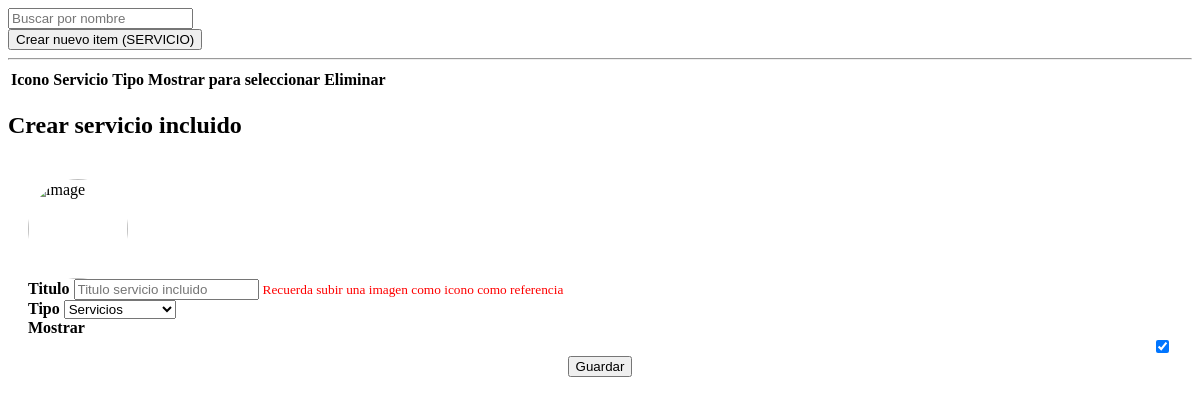
The page /admin/pages/gestionar_servicios_incluidos.php on the database as committed earlier.
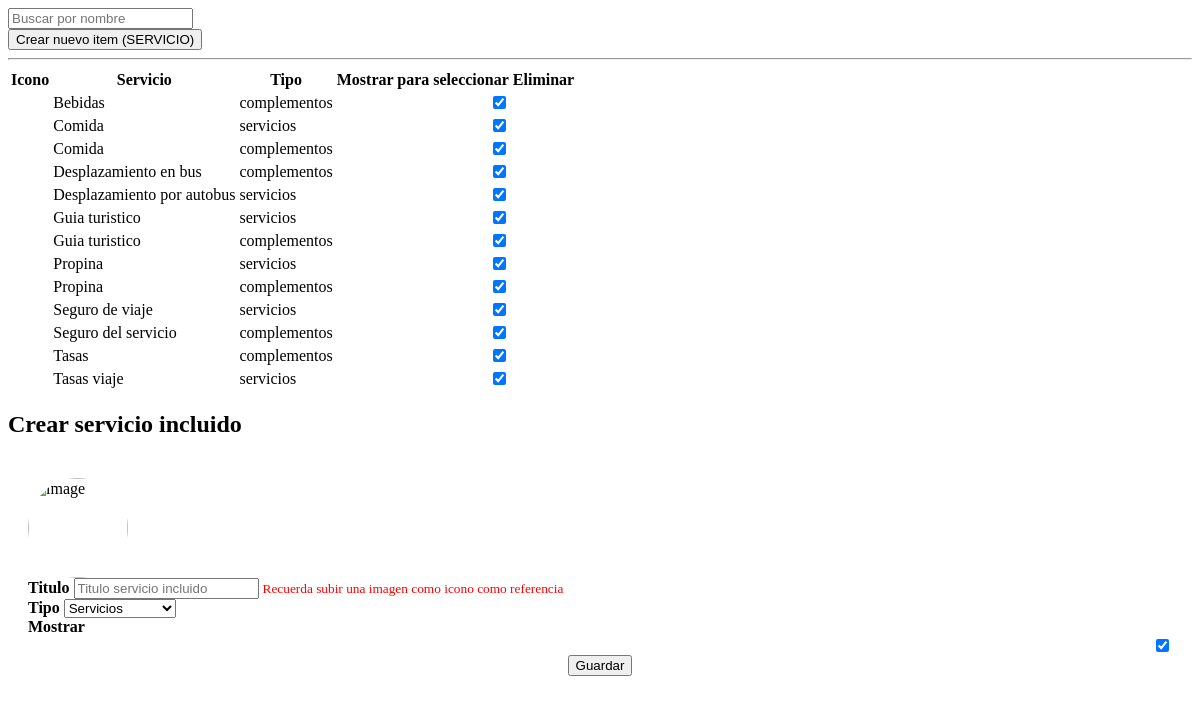
The same page on the database as committed later.
### tables this page shows
CREATE TABLE IF NOT EXISTS `tabla_incluidos` (
  `id` int(11) NOT NULL AUTO_INCREMENT,
  `nombre` varchar(255) DEFAULT NULL,
  `tipo` varchar(100) DEFAULT NULL,
  `url_icono` varchar(255) DEFAULT NULL,
  `mostrar_para_seleccionar` int(11) DEFAULT NULL,
  `created_at` datetime DEFAULT current_timestamp(),
  PRIMARY KEY (`id`)
);

### admin/pages/gestionar_servicios_incluidos.php (the view, shortened to what this page needs)
<div id="kt_app_content_container" class="app-container">
    <div class="card">
        <div class="card-header border-0 pt-6">
            <div class="card-title">
                <div class="d-flex align-items-center position-relative my-1">
                    <input type="text" data-kt-customer-table-filter="search" class="form-control form-control-solid w-250px ps-12" placeholder="Buscar por nombre" id="buscar_items_incluido_no_incluido_por_nombre" onkeyup="filtrar_tabla_inlcuido_no_incluido_por_nombre()">
                </div>
            </div>
            <div class="card-toolbar">
                <div class="card-toolbar">
                    <div class="d-flex justify-content-end" data-kt-customer-table-toolbar="base">
                        <button type="button" class="btn btn-primary btn-sm" data-bs-toggle="modal" data-bs-target="#modal_nuevo_servicio_inlcuido">
                            Crear nuevo item (SERVICIO)
                        </button>
                    </div>
                </div>
            </div>
        </div>
        <hr>
        <div class="card-body pt-0">
            <?php
            $info_items_inlcuidos = [];
            $sql_incluidos = mysql_query("SELECT * FROM tabla_incluidos ORDER BY nombre ASC");
            while ($fetch_ = mysql_fetch_assoc($sql_incluidos)) :
                $info_items_inlcuidos[] = $fetch_;
            endwhile;
            ?>
            <div class="table-responsive mt-5">
                <table class="table table-row-dashed align-middle gs-0 gy-3 my-0">
                    <thead>
                        <tr class="fs-7 fw-bold text-gray-500 border-bottom-0">
                            <th class="p-0 pb-3 min-w-100px text-start">Icono</th>
                            <th class="p-0 pb-3 min-w-100px text-start pe-13">Servicio</th>
                            <th class="p-0 pb-3 min-w-100px text-start pe-13">Tipo</th>
                            <th class="p-0 pb-3 min-w-100px text-start pe-13">Mostrar para seleccionar</th>
                            <th class="p-0 pb-3 w-50px text-end">Eliminar</th>
                        </tr>
                    </thead>
                    <tbody id="tbody_nuevos_incluidos">
                        <?php foreach ($info_items_inlcuidos as $item) : ?>
                            <tr class="buscar-item-por-nombre" nombre="<?= $item['nombre'] ?>" id="tr_fila_servicios_incluidos_o_no_incluidos_<?= $item['id'] ?>">
                                <td>
                                </td>
                                <td class="text-start pe-13">
                                    <span class="text-gray-600 fw-bold fs-6"><?= $item['nombre'] ?? '' ?></span>
                                </td>
                                <td class="text-start pe-13">
                                    <span class="text-gray-600 fw-bold fs-6"><?= $item['tipo'] ?? '' ?></span>
                                </td>
                                <td class="text-end">
                                    <div class="form-check form-switch form-check-custom form-check-success form-check-solid mt-2" style="text-align: end;">
                                        <input class="form-check-input" onchange="modificar_estado_mostrar_para_seleccionar('<?= $item['id'] ?? '' ?>')" id="check_mostrar_para_seleccionar_<?= $item['id'] ?? '' ?>" type="checkbox" value="" <?= isset($item['mostrar_para_seleccionar']) && $item['mostrar_para_seleccionar'] == 1 ? 'checked' : '' ?> />
                                    </div>
                                </td>
                                <td class="text-end">
                                </td>
                            </tr>
                        <?php endforeach ?>
                    </tbody>
                </table>
            </div>
        </div>
    </div>
    <div class="modal fade" tabindex="-1" id="modal_nuevo_servicio_inlcuido">
        <div class="modal-dialog modal-lg  modal-dialog-centered">
            <div class="modal-content shadow-none">
                <div class="modal-header">
                    <h2>Crear servicio incluido</h2>
                </div>
                <div class="modal-body" style="padding: 15px !important;">
                    <form id="form_nuevo_servicio_incluido" enctype="multipart/form-data">
                        <div class="card-body" style="padding: 5px !important;">
                            <div class="d-flex flex-wrap flex-sm-nowrap">
                                <div class="me-7 mb-4">
                                    <div class="symbol symbol-100px symbol-lg-160px symbol-fixed position-relative">
                                        <label for="icono_servicio_incluido" class="servicio_inlcuido_image_upload">
                                            <img src="assets/custom_icons/icono_1.png" alt="image" id="icono_preview" style="width: 100px;height:100px;border-radius:50%">
                                        </label>
                                    </div>
                                </div>
                                <div class="flex-grow-1">
                                    <div class="row mt-2">
                                        <div class="col-md-7 col-sm-7">
                                            <label for="titulo_servicio_incluido"><strong>Titulo</strong></label>
                                            <input type="text" id="titulo_servicio_incluido" class="form-control" placeholder="Titulo servicio incluido">
                                            <small style="color: red;">Recuerda subir una imagen como icono como referencia</small>
                                        </div>
                                        <div class="col-md-3 col-sm-3">
                                            <label for="select_tipo"><strong>Tipo</strong></label>
                                            <select name="select_tipo" id="select_tipo" class="form-control">
                                                <option value="servicios" selected>Servicios</option>
                                            </select>
                                        </div>
                                        <div class="col-md-2 col-sm-2" style="text-align: start;">
                                            <label for="titulo_servicio_incluido"><strong>Mostrar</strong></label>
                                            <div class="form-check form-switch form-check-custom form-check-success form-check-solid mt-2" style="text-align: end;">
                                                <input class="form-check-input" id="check_mostrar_para_seleccionar" type="checkbox" value="" checked />
                                            </div>
                                        </div>
                                    </div>
                                </div>
                            </div>
                            <div class="row" style="display: flex;justify-content:center;align-items:center">
                                <div class="col-12">
                                    <button type="button" style="width:100%" class="btn btn-success btn-sm" onclick="fn_guardar_nuevo_servicio_incluido_1()">Guardar</button>
                                </div>
                            </div>
                        </div>
                    </form>
                </div>
            </div>
        </div>
    </div>
</div>

### admin/pages/gestionar_servicios_incluidos.php (style rules this page uses)
.servicio_inlcuido_image_upload { display: block; position: relative; cursor: pointer; }
.servicio_inlcuido_image_upload img { max-width: 160px; }

Rows that differ between the two databases and show on the page:
added tabla_incluidos: nombre "Bebidas", tipo "complementos", mostrar_para_seleccionar "☑"
added tabla_incluidos: nombre "Comida", tipo "servicios", mostrar_para_seleccionar "☑"
added tabla_incluidos: nombre "Comida", tipo "complementos", mostrar_para_seleccionar "☑"
added tabla_incluidos: nombre "Desplazamiento en bus", tipo "complementos", mostrar_para_seleccionar "☑"
added tabla_incluidos: nombre "Desplazamiento por autobus", tipo "servicios", mostrar_para_seleccionar "☑"
added tabla_incluidos: nombre "Guia turistico", tipo "servicios", mostrar_para_seleccionar "☑"
added tabla_incluidos: nombre "Guia turistico", tipo "complementos", mostrar_para_seleccionar "☑"
added tabla_incluidos: nombre "Propina", tipo "servicios", mostrar_para_seleccionar "☑"
added tabla_incluidos: nombre "Propina", tipo "complementos", mostrar_para_seleccionar "☑"
added tabla_incluidos: nombre "Seguro de viaje", tipo "servicios", mostrar_para_seleccionar "☑"
added tabla_incluidos: nombre "Seguro del servicio", tipo "complementos", mostrar_para_seleccionar "☑"
added tabla_incluidos: nombre "Tasas", tipo "complementos", mostrar_para_seleccionar "☑"
added tabla_incluidos: nombre "Tasas viaje", tipo "servicios", mostrar_para_seleccionar "☑"
